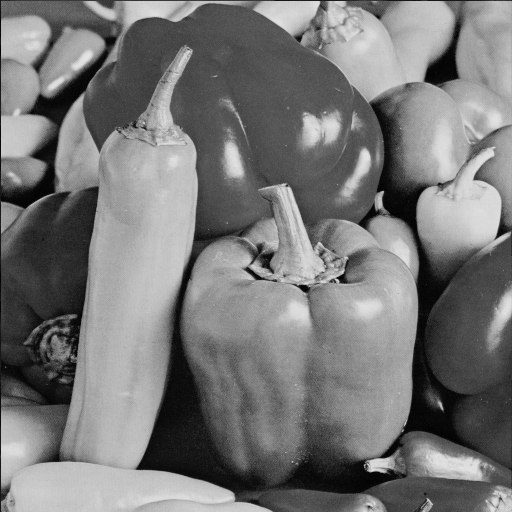
#> input picture imagesDeTest/peppers-512.png, 512 x 512 px
$ python main.py
#> lines starting #> are read from the running program, lines starting #| are printed output that depends on the picture
# pylint: disable=no-member
# lien gitlab : https://gitlab.com/tutoring2690730/vpo_tp2.1.git
import cv2
import os
import numpy as np
import matplotlib.pyplot as plt


# [131 lines left out: functions part_2, part_3, erosion_manual, dilation_manual, part_4, not called in this run]

def part_5():
    img_name: str = "peppers-512.png"
    src = os.path.join(os.getcwd(), "imagesDeTest", img_name)
    img = cv2.imread(src, cv2.IMREAD_GRAYSCALE)
#> img is the input picture: shape (512, 512); min 0, max 230, mean 119.3

    dft = np.fft.fft2(img) #réalisation de la transformée de fourrier
    dft_shift = np.fft.fftshift(dft) #décalage de la transformée de fourrier pour une meilleure visibilité
    magnitude_spectrum = 20 * np.log(np.abs(dft_shift)) #calcul de la magnitude
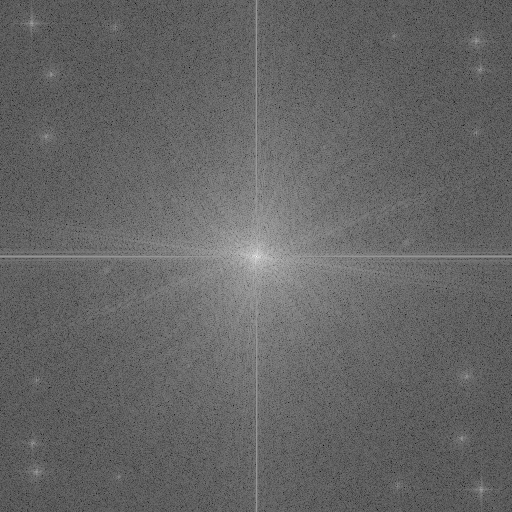
#> magnitude_spectrum: shape (512, 512) float64; min 33.65, max 345.2, mean 157.7; drawn with min black and max white
    phase_spectrum = np.angle(dft_shift) #calcul de la phase
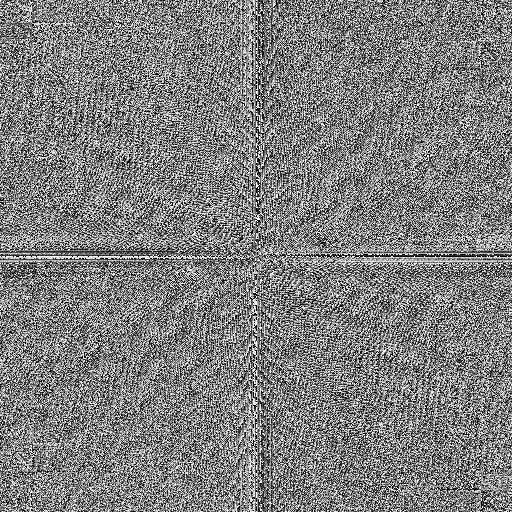
#> phase_spectrum: shape (512, 512) float64; min -3.14, max 3.14, mean 3.6e-05; drawn with min black and max white

    plt.subplot(231), plt.imshow(img, cmap="gray")
    plt.title(img_name), plt.xticks([]), plt.yticks([])
    plt.subplot(232), plt.imshow(magnitude_spectrum, cmap="gray")
    plt.title("Magnitude"), plt.xticks([]), plt.yticks([])
    plt.subplot(233), plt.imshow(phase_spectrum, cmap="gray")
    plt.title("Phase"), plt.xticks([]), plt.yticks([])

    im_center = tuple(np.array(img.shape[1::-1]) / 2)
#> im_center = (256, 256)
    rot_mat = cv2.getRotationMatrix2D(im_center, 90, 1.0)

    rotated_img = cv2.warpAffine(img, rot_mat, img.shape[1::-1], flags=cv2.INTER_LINEAR) #image retournée de 90 degrés
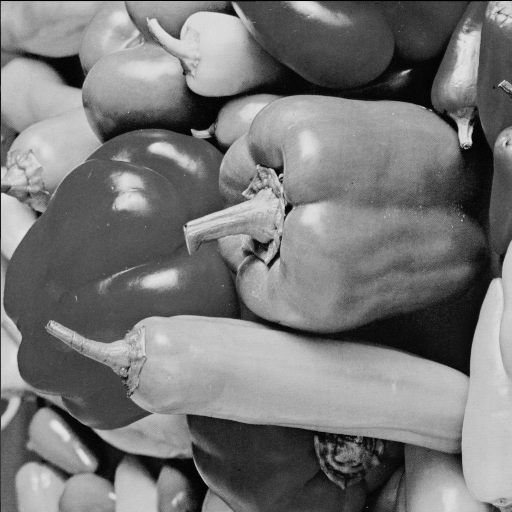
#> rotated_img: shape (512, 512); min 0, max 230, mean 119.3
    r_dft = np.fft.fft2(rotated_img)
    r_dft_shift = np.fft.fftshift(r_dft)
    r_magnitude_spectrum = 20 * np.log(np.abs(r_dft_shift))
    r_phase_spectrum = np.angle(r_dft_shift)
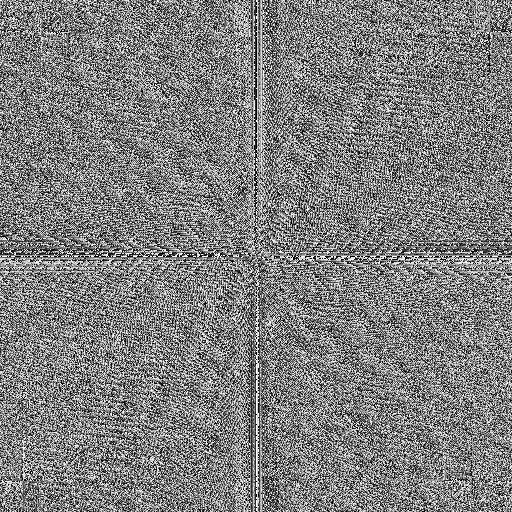
#> r_phase_spectrum: shape (512, 512) float64; min -3.14, max 3.14, mean 3.6e-05; drawn with min black and max white

    plt.subplot(234), plt.imshow(rotated_img, cmap="gray")
    plt.title(f"Rotation 90° {img_name}"), plt.xticks([]), plt.yticks([])
    plt.subplot(235), plt.imshow(r_magnitude_spectrum, cmap="gray")
    plt.title("Magnitude"), plt.xticks([]), plt.yticks([])
    plt.subplot(236), plt.imshow(r_phase_spectrum, cmap="gray")
    plt.title("Phase"), plt.xticks([]), plt.yticks([])

    plt.show()

if __name__ == "__main__":
    part_5()
